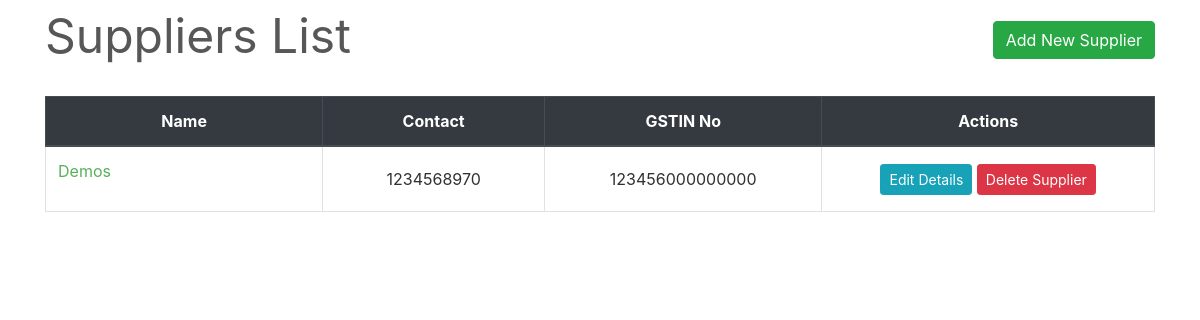
Page /transactions/suppliers/ on the committed database.
### transactions/models.py (models this page shows, shortened)
class Supplier(models.Model):
    id = models.AutoField(primary_key=True)
    name = models.CharField(max_length=150)
    phone = models.CharField(max_length=12, unique=True)
    address = models.CharField(max_length=200)
    email = models.EmailField(max_length=254, unique=True)
    gstin = models.CharField(max_length=15, unique=True)
    is_deleted = models.BooleanField(default=False)

### transactions/views.py (the view)
# urls.py: path('suppliers/', views.SupplierListView.as_view(), name='suppliers-list'),
class SupplierListView(ListView):
    model = Supplier
    template_name = "suppliers/suppliers_list.html"
    queryset = Supplier.objects.filter(is_deleted=False)
    paginate_by = 10

### transactions/templates/suppliers/suppliers_list.html (shortened to what this page needs)
{% extends "base.html" %}
{% load widget_tweaks %}
{% block content %}
    <div class="row" style="color: #575757; font-style: bold; font-size: 3rem;">
        <div class="col-md-8">Suppliers List</div>
        <div class="col-md-4">
            <div style="float:right;"> <a class="btn btn-success" href="{% url 'new-supplier' %}">Add New Supplier</a> </div>
        </div>
    </div>
    <br>
    <table class="table table-css table-hover table-bordered">
        <thead class="thead-dark align-middle">
            <tr>
                <th width="25%">Name</th>
                <th width="20%">Contact</th>
                <th width="25%">GSTIN No</th>
                <th width="30%">Actions</th>
            </tr>
        </thead>
{% if object_list %}
        <tbody>
            {% for supplier in object_list %}
            <tr>
                <td>
                    <p> <a href="{% url 'supplier' supplier.name %}">{{ supplier.name }}</a> </p>
                </td>
                <td class="align-middle"> {{ supplier.phone }} </td>
                <td class="align-middle"> {{ supplier.gstin }} </td>
                <td class="align-middle">
                    <div class="align-middle">
                        <a href="{% url 'edit-supplier' supplier.pk %}" class="btn btn-info btn-sm">Edit Details</a>
                        <a href="{% url 'delete-supplier' supplier.pk %}" class="btn btn-danger btn-sm">Delete Supplier</a>
                    </div>
                </td>
            </tr>
            {% endfor %}
        </tbody>
    </table>
{% else %}
        <tbody></tbody>
    </table>
    <br><br><br><br><br><br><br><br>
    <div style="color: #575757; font-style: bold; font-size: 1.5rem; text-align: center;">The records are empty. Please try adding some.</div>
{% endif %}
{% endblock content %}

### homepage/static/css/main.css (style rules this page uses)
body, html { height: 100%; }
p { color: rgb(49, 49, 49); }
a { color: #55b159; }
.table-css { color: #313131; }
.align-middle { text-align: center; }

### rows in the picture
Supplier: name "Demos", phone "1234568970", gstin "123456000000000"
